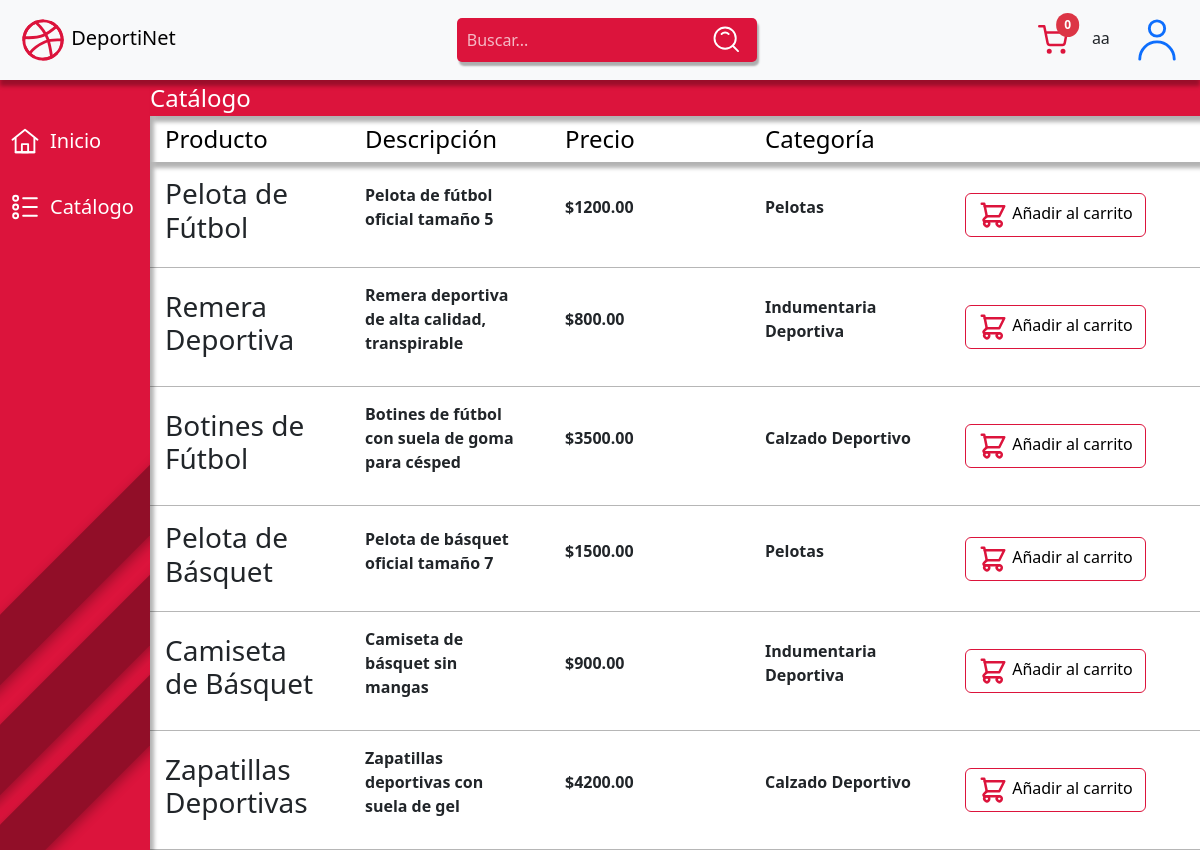
The app's page /views/cliente/catalogo-cliente.php (signed in) with its own data.
### tables this page shows
CREATE TABLE `productos` (
  `id_producto` int NOT NULL,
  `nombre` varchar(100) NOT NULL,
  `descripcion` text,
  `precio` decimal(10,2) NOT NULL,
  `stock` int NOT NULL,
  `id_categoria` int NOT NULL,
  `img` varchar(200) NOT NULL
);

CREATE TABLE `categorias` (
  `id_categoria` int NOT NULL,
  `nombre_categoria` varchar(100) NOT NULL
);

### views/cliente/catalogo-cliente.php (the view, shortened to what this page needs)
<!DOCTYPE html>
<html lang="es">
<head>
    <link href="https://cdn.jsdelivr.net/npm/bootstrap@5.3.3/dist/css/bootstrap.min.css" rel="stylesheet">
    <link rel="stylesheet" href="index-main.css">
</head>
<body>
    <div class="navbar">
        <a class="navbar-brand" href="index-cliente.php">
            DeportiNet
        </a>
        <form id="form" role="search" action="buscar.php" method="GET" class="searchbar">
            <input type="search" id="query" name="q" placeholder="Buscar..." aria-label="Search through site content" required>
            <button type="submit">
            </button>
        </form>
        <div class="navbar-icons">
            <a class="shopping-cart position-relative" type="button" href="./carrito.php">
                <span id="cart-count" class="position-absolute top-0 start-100 translate-middle badge rounded-pill bg-danger">
                    0
                </span>
            </a>
            <?php echo $_SESSION['usuario']; ?>
            <div class="dropdown" style="display: inline">
                <a class="profile " href="#" role="button" id="dropdownMenuLink" data-bs-toggle="dropdown" aria-expanded="false">
                    <svg width="46" height="46" fill="none" stroke="currentColor" stroke-linecap="round" stroke-linejoin="round" stroke-width="1.5" viewBox="0 0 24 24" xmlns="http://www.w3.org/2000/svg">
                        <path d="M12 10a4 4 0 1 0 0-8 4 4 0 0 0 0 8Z"></path>
                        <path d="M21 22a9 9 0 1 0-18 0"></path>
                    </svg>
                </a>
            </div>
        </div>
    </div>
    <div class="sidebar">
        <a href="index-cliente.php"><svg width="30" height="30" fill="none" stroke="currentColor" stroke-linecap="round" stroke-linejoin="round" stroke-width="1.5" viewBox="0 0 24 24" xmlns="http://www.w3.org/2000/svg">
            <path d="M4.5 21V9L2 11l10-8 10 8-2.5-2v12h-15Z"></path>
            <path d="M9.5 14.5V21h5v-6.5h-5Z"></path>
            <path d="M4.5 21h15"></path>
          </svg>Inicio</a>
        <a href="catalogo-cliente.php">
              Catálogo</a>
        <div class="diagonal-block block1"></div>
        <div class="diagonal-block block2"></div>
        <div class="diagonal-block block3"></div>
    </div>
    <div class="main-content">
        <div class="sub-content">
            <div class="sub-navbar">
                <p>Catálogo</p>
            </div>
            <div class="list-sub-navbar">
                <p>Producto</p>
                <p>Descripción</p>
                <p>Precio</p>
                <p>Categoría</p>
            </div>
        </div>
        <div class="contenido">
            <?php
            include '../../db.php';
            $query = "SELECT Productos.*, Categorias.nombre_categoria FROM Productos JOIN Categorias ON Productos.id_categoria = Categorias.id_categoria";
            $result = $conn->query($query);
            if ($result->num_rows > 0) {
                while ($row = $result->fetch_assoc()) {
                    echo "<div class='producto'>";
                    echo "<h3>" . $row['nombre'] . "</h3>";
                    echo "<p>" . $row['descripcion'] . "</p>";
                    echo "<p>$" . $row['precio'] . "</p>";
                    echo "<p>" . $row['nombre_categoria'] . "</p>";
                    echo "<form class='add-cart' method='POST' action='añadir_producto.php'>";
                    echo "<button type='submit' class='btn btn-primary' style='color: black'><svg width='30' height='30' fill='none' stroke='crimson' stroke-linecap='round' stroke-linejoin='round' stroke-width='2' viewBox='0 0 24 24' xmlns='http://www.w3.org/2000/svg'>
                            <path d='M15.586 17.586a2 2 0 1 1 2.828 2.828 2 2 0 0 1-2.828-2.828Z'></path>
                            <path d='M8.414 20.414a2 2 0 1 0-2.828-2.828 2 2 0 0 0 2.828 2.828Z'></path>
                            <path d='m7 13-2.293 2.293c-.63.63-.184 1.707.707 1.707H17'></path>
                            <path d='M5.4 5H21l-4 8H7L5.4 5Z'></path>
                            <path d='M3 3h2l.4 2'></path>
                        </svg> Añadir al carrito</button>";
                    echo "</form>";
                    echo "</div>";
                }
            } else {
                echo "No hay productos disponibles";
            }
            ?>
        </div>
</body>
</html>

### views/cliente/index-main.css (style rules this page uses)
body { overflow-y: hidden; }
body, html { width: 100%; overflow-x: hidden; }
.navbar { height: 80px; width: 100%; background-color: #f8f9fa; display: flex; align-items: center; box-shadow: 0 6px 4px rgba(0, 0, 0, 0.3); position: fixed; top: 0; left: 0; z-index: 1000; }
.navbar a { margin-left: 20px; margin-right: 20px; }
.navbar-brand { transition: all .35s; }
.shopping-cart { transition: all .35s; }
.sidebar { height: 100%; width: 150px; background-color: crimson; position: fixed; top: 80px; left: 0; padding-top: 20px; box-sizing: border-box; box-shadow: 4px 6px 4px rgba(0, 0, 0, 0.3); z-index: 1; overflow: hidden; }
.sidebar a { display: flex; color: white; padding: 10px; text-decoration: none; font-size: 20px; margin-top: 16px; transition: all .35s; gap: 10px; }
.sidebar svg { display: block; }
.sidebar a:after { position: absolute; content: ""; top: 0; left: 0; width: 0; height: 100%; background: #ff003b; transition: all .35s; }
.diagonal-block { position: absolute; width: 200%; height: 50px; transform: rotate(-45deg); z-index: -1000; box-shadow: 4px 4px 12px rgba(0, 0, 0, 0.3); }
.block1 { background-color: rgb(145, 14, 40); bottom: 120px; left: -50%; }
.block2 { background-color: rgb(145, 14, 40); bottom: 220px; left: -50%; }
.block3 { background-color: rgb(145, 14, 40); bottom: 330px; left: -50%; }
.main-content { margin-top: 80px; margin-left: 150px; }
.sub-navbar { background-color: crimson; position: relative; width: 100%; z-index: 1; box-shadow: 4px 6px 4px rgba(0, 0, 0, 0.3); }
.sub-navbar p { display:inline; vertical-align: middle; font-size: 24px; color: white; }
.list-sub-navbar { background-color: white; position: relative; width: 100%; box-shadow: 4px 6px 4px rgba(0, 0, 0, 0.3); display: flex; gap: 50px; padding: 5px 15px; align-items: baseline; }
.list-sub-navbar p { font-size: 24px; color: black; margin-bottom: 0; width: 150px; }
.contenido .producto { display: flex; gap: 50px; padding: 15px; align-items: center; border-bottom: solid 1px #b6b6b6; }
.contenido h3 { width: 150px; }
.contenido p { width: 150px; font-weight: bold; }
.position-relative { position: relative; }
.position-absolute { position: absolute; }
.add-cart button { background-color: white; border-color: crimson; }
.badge { padding: 0.5em 0.7em; font-size: 0.75em; color: white; background-color: crimson; border-radius: 50%; }
.searchbar { background-color: crimson; width: 300px; height: 44px; border-radius: 5px; display: flex; flex-direction: row; align-items: center; box-shadow: 2px 4px 2px rgba(0, 0, 0, 0.3); }
input { all: unset; font: 16px system-ui; color: #fff; height: 100%; width: 100%; padding: 6px 10px; }
::placeholder { color: #fff; opacity: 0.7; }
.searchbar button { all: unset; cursor: pointer; width: 44px; height: 44px; margin-right: 10px; }

### records on screen
productos: nombre "Pelota de Fútbol", descripcion "Pelota de fútbol oficial tamaño 5", precio "1200.00", id_categoria.nombre_categoria "Pelotas"
productos: nombre "Remera Deportiva", descripcion "Remera deportiva de alta calidad, transpirable", precio "800.00", id_categoria.nombre_categoria "Indumentaria Deportiva"
productos: nombre "Botines de Fútbol", descripcion "Botines de fútbol con suela de goma para césped", precio "3500.00", id_categoria.nombre_categoria "Calzado Deportivo"
productos: nombre "Pelota de Básquet", descripcion "Pelota de básquet oficial tamaño 7", precio "1500.00", id_categoria.nombre_categoria "Pelotas"
productos: nombre "Camiseta de Básquet", descripcion "Camiseta de básquet sin mangas", precio "900.00", id_categoria.nombre_categoria "Indumentaria Deportiva"
productos: nombre "Zapatillas Deportivas", descripcion "Zapatillas deportivas con suela de gel", precio "4200.00", id_categoria.nombre_categoria "Calzado Deportivo"

### other values on screen
$_SESSION['usuario'] "aa"
